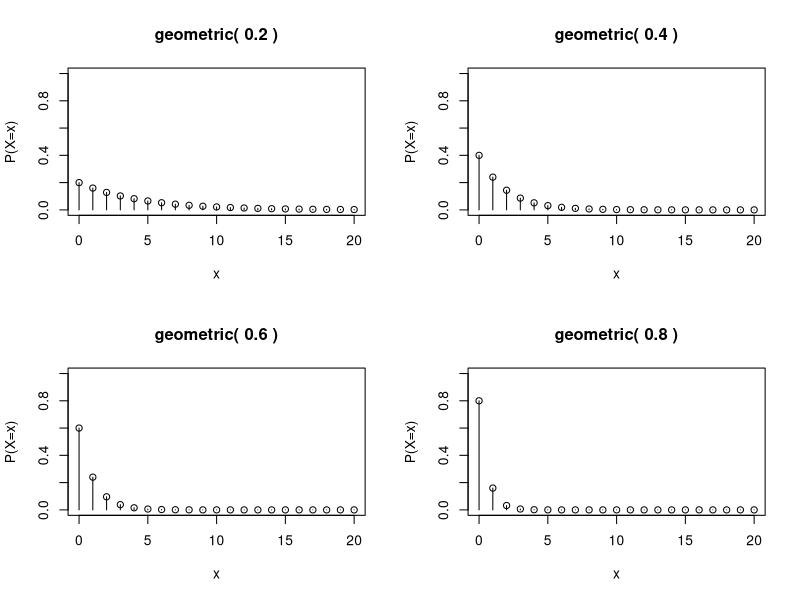

Write the R code that produced this figure.
# geometric(p) pmf

geometric.plot <- function(p, xmax=20) {
  op <- par(new = F)
  plot(c(0,xmax), c(0,1), type = 'n', xlab = 'x', ylab = 'P(X=x)')
  for (i in 0:xmax) {
    lines(c(i,i), c(0,dgeom(i, p)))
    points(i, dgeom(i, p))
  }
  title(paste('geometric(', p, ')'))
  par(op)
}

par(mfrow = c(2,2))
geometric.plot(.2)
geometric.plot(.4)
geometric.plot(.6)
geometric.plot(.8)
